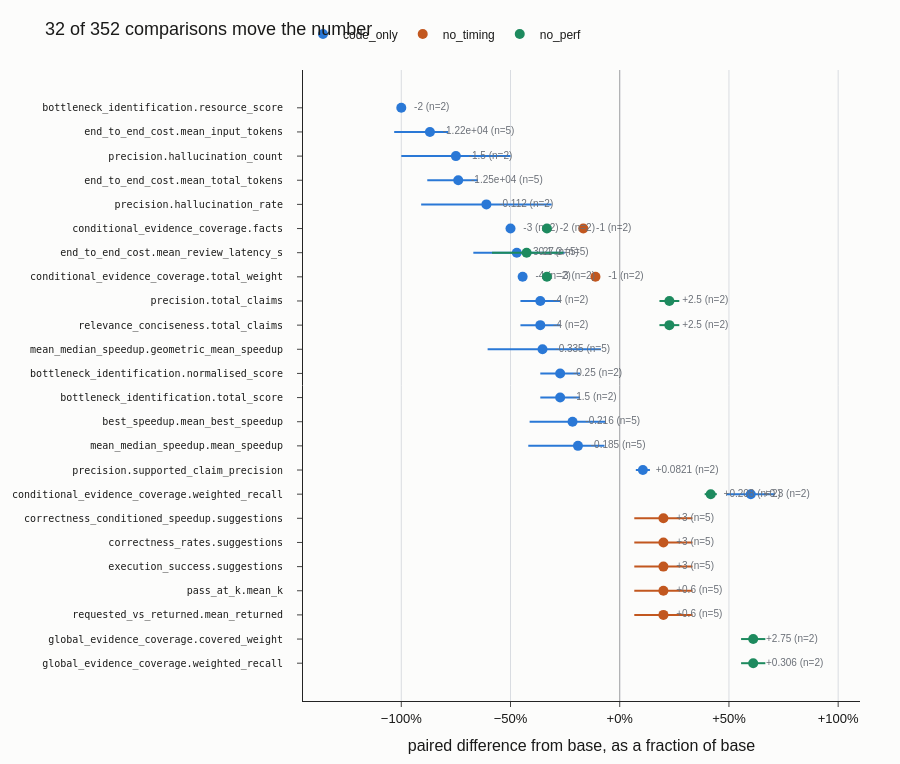

Notebook source saved alongside this figure:
### Markdown cell above
## 2. Which comparisons moved

### Code cell
"""Every comparison whose paired interval stays clear of zero."""
rows = []
for row in summary:
    base = number(row.get("baseline_estimate"))
    delta = number(row.get("paired_delta"))
    if not clears_zero(row) or not base or delta is None:
        continue
    rows.append(
        dict(
            preset=row["ablation"],
            key=f"{row['metric']}.{row['reported_value']}",
            kind=row["value_kind"],
            relative=delta / abs(base),
            low=number(row["paired_delta_ci_low"]) / abs(base),
            high=number(row["paired_delta_ci_high"]) / abs(base),
            delta=delta,
            paired_n=row["paired_n"],
        )
    )
rows.sort(key=lambda one: (ABLATIONS.index(one["preset"]), one["relative"]))

figure = go.Figure()
for preset in ABLATIONS:
    mine = [one for one in rows if one["preset"] == preset]
    if not mine:
        continue
    figure.add_trace(
        go.Scatter(
            x=[one["relative"] for one in mine],
            y=[f"{one['key']}  " for one in mine],
            error_x=dict(
                type="data",
                symmetric=False,
                array=[one["high"] - one["relative"] for one in mine],
                arrayminus=[one["relative"] - one["low"] for one in mine],
                color=COLOUR[preset],
                thickness=2,
                width=0,
            ),
            mode="markers+text",
            marker=dict(size=10, color=COLOUR[preset], line=dict(width=0)),
            text=[
                f"  {one['delta']:+,.3g} (n={one['paired_n']})" for one in mine
            ],
            textposition="middle right",
            textfont=dict(size=10, color=MUTED),
            name=preset,
        )
    )
figure.add_vline(x=0, line=dict(color=INK, width=1))
figure.update_layout(
    **LAYOUT,
    title=f"{len(rows)} of {len(summary)} comparisons move the number",
    height=60 + 22 * len(rows),
    xaxis=dict(
        title="paired difference from base, as a fraction of base",
        tickformat="+.0%",
        range=[-1.45, 1.1],
        gridcolor=LINE,
        showgrid=True,
        zeroline=False,
    ),
    yaxis=dict(tickfont=dict(size=10, family="monospace"), autorange="reversed"),
)
figure.show()

### Figure 1 — Plotly figure (JSON) as saved in the notebook; plotly's stock layout.template omitted (floating-point values rounded to 4 significant figures)
{"data": [{"error_x": {"array": [0.0, 0.08365, 0.25, 0.09024, 0.2987, 0.0, 0.2195, 0.0, 0.09091, 0.09091, 0.2674, 0.09091, 0.09091, 0.152, 0.1215, 0.03226, 0.1111], "arrayminus": [0.0, 0.1635, 0.25, 0.1417, 0.2987, 0.0, 0.1989, 0.0, 0.09091, 0.09091, 0.2513, 0.09091, 0.09091, 0.1965, 0.2274, 0.03226, 0.1111], "color": "#2a78d6", "symmetric": false, "thickness": 2, "type": "data", "width": 0}, "marker": {"color": "#2a78d6", "line": {"width": 0}, "size": 10}, "mode": "markers+text", "name": "code_only", "text": ["  -2 (n=2)", "  -1.22e+04 (n=5)", "  -1.5 (n=2)", "  -1.25e+04 (n=5)", "  -0.112 (n=2)", "  -3 (n=2)", "  -30.1 (n=5)", "  -4 (n=2)", "  -4 (n=2)", "  -4 (n=2)", "  -0.335 (n=5)", "  -0.25 (n=2)", "  -1.5 (n=2)", "  -0.216 (n=5)", "  -0.185 (n=5)", "  +0.0821 (n=2)", "  +0.3 (n=2)"], "textfont": {"color": "#6b7078", "size": 10}, "textposition": "middle right", "type": "scatter", "x": [-1.0, -0.869, -0.75, -0.7393, -0.6104, -0.5, -0.4713, -0.4444, -0.3636, -0.3636, -0.3535, -0.2727, -0.2727, -0.216, -0.1913, 0.106, 0.6], "y": ["bottleneck_identification.resource_score  ", "end_to_end_cost.mean_input_tokens  ", "precision.hallucination_count  ", "end_to_end_cost.mean_total_tokens  ", "precision.hallucination_rate  ", "conditional_evidence_coverage.facts  ", "end_to_end_cost.mean_review_latency_s  ", "conditional_evidence_coverage.total_weight  ", "precision.total_claims  ", "relevance_conciseness.total_claims  ", "mean_median_speedup.geometric_mean_speedup  ", "bottleneck_identification.normalised_score  ", "bottleneck_identification.total_score  ", "best_speedup.mean_best_speedup  ", "mean_median_speedup.mean_speedup  ", "precision.supported_claim_precision  ", "conditional_evidence_coverage.weighted_recall  "]}, {"error_x": {"array": [0.0, 0.0, 0.1333, 0.1333, 0.1333, 0.1333, 0.1333], "arrayminus": [0.0, 0.0, 0.1333, 0.1333, 0.1333, 0.1333, 0.1333], "color": "#c2571f", "symmetric": false, "thickness": 2, "type": "data", "width": 0}, "marker": {"color": "#c2571f", "line": {"width": 0}, "size": 10}, "mode": "markers+text", "name": "no_timing", "text": ["  -1 (n=2)", "  -1 (n=2)", "  +3 (n=5)", "  +3 (n=5)", "  +3 (n=5)", "  +0.6 (n=5)", "  +0.6 (n=5)"], "textfont": {"color": "#6b7078", "size": 10}, "textposition": "middle right", "type": "scatter", "x": [-0.1667, -0.1111, 0.2, 0.2, 0.2, 0.2, 0.2], "y": ["conditional_evidence_coverage.facts  ", "conditional_evidence_coverage.total_weight  ", "correctness_conditioned_speedup.suggestions  ", "correctness_rates.suggestions  ", "execution_success.suggestions  ", "pass_at_k.mean_k  ", "requested_vs_returned.mean_returned  "]}, {"error_x": {"array": [0.1677, 0.0, 0.0, 0.04545, 0.04545, 0.02778, 0.05556, 0.05556], "arrayminus": [0.1584, 0.0, 0.0, 0.04545, 0.04545, 0.02778, 0.05556, 0.05556], "color": "#1d8a5e", "symmetric": false, "thickness": 2, "type": "data", "width": 0}, "marker": {"color": "#1d8a5e", "line": {"width": 0}, "size": 10}, "mode": "markers+text", "name": "no_perf", "text": ["  -27.2 (n=5)", "  -2 (n=2)", "  -3 (n=2)", "  +2.5 (n=2)", "  +2.5 (n=2)", "  +0.208 (n=2)", "  +2.75 (n=2)", "  +0.306 (n=2)"], "textfont": {"color": "#6b7078", "size": 10}, "textposition": "middle right", "type": "scatter", "x": [-0.4262, -0.3333, -0.3333, 0.2273, 0.2273, 0.4167, 0.6111, 0.6111], "y": ["end_to_end_cost.mean_review_latency_s  ", "conditional_evidence_coverage.facts  ", "conditional_evidence_coverage.total_weight  ", "precision.total_claims  ", "relevance_conciseness.total_claims  ", "conditional_evidence_coverage.weighted_recall  ", "global_evidence_coverage.covered_weight  ", "global_evidence_coverage.weighted_recall  "]}], "layout": {"font": {"color": "#1a1a19", "family": "Helvetica, Arial, sans-serif", "size": 13}, "height": 764, "legend": {"font": {"size": 12}, "orientation": "h", "x": 0, "y": 1.08}, "margin": {"b": 60, "l": 90, "r": 40, "t": 70}, "paper_bgcolor": "#fcfcfb", "plot_bgcolor": "#fcfcfb", "shapes": [{"line": {"color": "#1a1a19", "width": 1}, "type": "line", "x0": 0, "x1": 0, "xref": "x", "y0": 0, "y1": 1, "yref": "y domain"}], "title": {"text": "32 of 352 comparisons move the number"}, "xaxis": {"gridcolor": "#d9dce1", "range": [-1.45, 1.1], "showgrid": true, "tickformat": "+.0%", "title": {"text": "paired difference from base, as a fraction of base"}, "zeroline": false}, "yaxis": {"autorange": "reversed", "tickfont": {"family": "monospace", "size": 10}}}}
